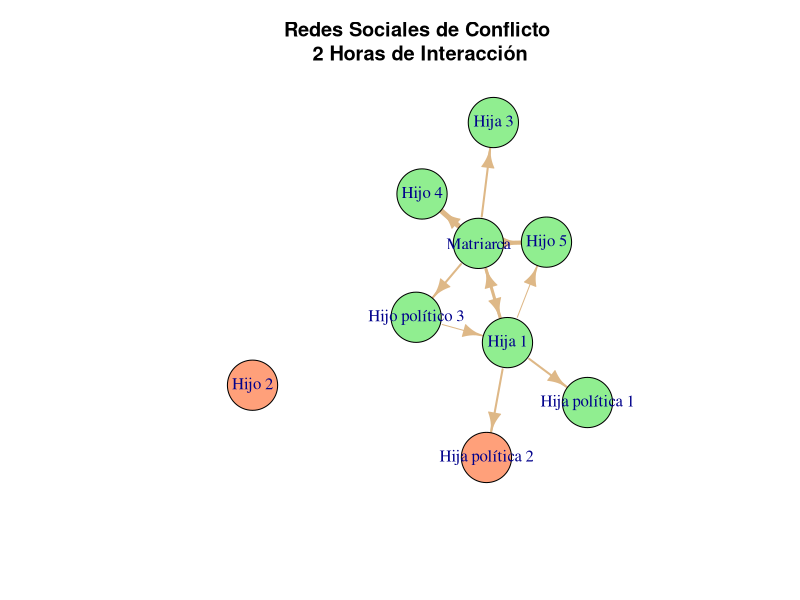

R code for this plot:
#==========================================================================#
#                      Networks: Primer Acercamiento                       #
#                       Redes Sociales de Conflicto                        #          
#==========================================================================#

#=================================#
#### 1. Instalación de paquete ####
#=================================#

# install.packages("igraph")
library(igraph)

#============================#
#### 2. Definición de red ####
#============================#

# Estudio empírico llevado a cabo el día 11/02 de 2024 
# sobre interacciones conflictivas en un círculo familiar

# Id - Personajes:
## 1 - Matriarca
## 2 - Hija 1 (26 años)
## 3 - Hijo 2 (23 años)
## 4 - Hija 3 (21 años)
## 5 - Hijo 4 (10 años)
## 6 - Hijo 5 (5 años)
## 7 - Hija política 1 (23 años)
## 8 - Hija política 2 (23 años)
## 9 - Hijo político 3 (21 años)

## Considerando quién inició la interacción conflictiva y quién la recibió,
## se establece una relación dirigida (dígrafo) en el análisis.

# Definir red
dg <- graph_from_literal(# Incluir todos los individuos
                        1, 2, 3, 4, 5, 6, 7, 8, 9, 
                        # Registrar interacciones 
                        1-+ 2, 1-+ 2, 1-+ 2,
                        1 -+ 4, 1 -+ 4,
                        1 -+ 5, 1 -+ 5, 1 -+ 5, 1 -+ 5, 1 -+ 5,
                        1 -+ 6, 1 -+ 6, 1 -+ 6, 1 -+ 6,
                        1 -+ 9, 1 -+ 9,
                        2 -+ 1, 2 -+ 6, 2 -+ 7, 2 -+ 7, 2 -+ 8, 2 -+ 8, 
                        9 -+ 2, simplify = FALSE)

## Clase
class(dg)

## Identificador
graph_id(dg)

## Vértices
V(dg)

## Orden
vcount(dg)

## Aristas
E(dg)

## Tamaño
ecount(dg)

## ¿Ponderada?
is_weighted(dg)

## ¿Simple?
is_simple(dg)

#===========================#
#### 3. Características ####
#===========================#
# Agregar ponderación
E(dg)$weight <- 1
dg <- simplify(dg, edge.attr.comb = list(weight = "sum"))

# Etiquetas
nombres <- c("Matriarca", "Hija 1", "Hijo 2", "Hija 3", "Hijo 4", "Hijo 5",
             "Hija política 1", "Hija política 2", "Hijo político 3")
V(dg)$name <- nombres

# Atributos
## Sexo
V(dg)$sexo <- c("F", "F", "M", "F", "M", "M",
                "F", "F", "M")

## Edad
V(dg)$edad <- c(46, 26, 23, 21, 10, 5,
                23, 23, 21)

## ¿presente en el momento de la toma de datos?
V(dg)$presente <- c("Sí", "Sí", "No", "Sí", "Sí", "Sí",
                    "Sí", "No", "Sí")

#=====================#
####  4. Gráfica  ####
#====================#
set.seed(12345)
plot(dg, main = "Redes Sociales de Conflicto \n2 Horas de Interacción",
     vertex.size = 30, vertex.color = ifelse(V(dg)$presente == "Sí", "lightgreen", "lightsalmon"),
     edge.width = E(dg)$weight, edge.color = "burlywood")

#============================#
####  5. Matriz Adyacente ####
#============================#
# Convertir a Matriz - Red no dirigida
dg <- as.undirected(dg)

# Crear matriz adyacente
A <- get.adjacency(dg,
                   sparse = FALSE) # Objeto matriz base
print(A)
class(A)

# ¿Simétrica?
isSymmetric(A)

# Versión vectorizada
(V <- A[lower.tri(A)])

#===============================#
####  6. Funciones Ubicación ####
#===============================#
# n = nodos
# i = fila
# j = columna
# k = index en el vector


## FUNCIÓN 1: Ubicación Vector a partir de Matriz

UbiVector <- function(n, i, j) {
  
  if ((i > n) | (j > n)){
    k <- "Operación inválida: i o j supera a n"
    }else{
    
      if (i != j){
      # Longitud del vector
      nK <- n * (n - 1) / 2
      
      # Crear matriz nxn
      matriz <- matrix(data = 0, nrow = n, ncol = n)
      # Crear vector
      vector <- 1:nK
      
      ## TRIANGULAR INFERIOR
      matriz[lower.tri(matriz, diag = FALSE)] <- vector
      ## TRIANGULAR SUPERIOR
      matriz[upper.tri(matriz, diag = FALSE)] <- vector
      
      # Valor en matriz
      k <- matriz[i, j]}else{
        k <- "Operación inválida: No se admiten reflexibidades"
      }
    }
  
  return(k)
}

# Verificación
UbiVector(n = 6, i = 7, j = 3)
UbiVector(n = 6, i = 4, j = 3)
UbiVector(n = 6, i = 3, j = 6)
UbiVector(n = 6, i = 5, j = 5)


## FUNCIÓN 2: Ubicación Matriz a partir de Vector

UbiMatriz <- function(n, k, type = c("both", "upper", "lower")) {
  nK <- n * (n - 1) / 2
  
  if (k > nK)
    return("Operación inválida: k supera la longitud del vector")
  
  if (k <= nK)
    # Crear matriz nxn
    matriz <- matrix(data = 0, nrow = n, ncol = n)
    # Crear vector
    vector <- 1:nK
    
    ## TRIANGULAR INFERIOR
    matriz[lower.tri(matriz, diag = FALSE)] <- vector
    
    ## TRIANGULAR SUPERIOR
    matriz[upper.tri(matriz, diag = FALSE)] <- vector
    
    ## Valores
    ij <- as.data.frame(which(matriz == k, arr.ind = TRUE))
    row.names(ij) <- c("Triangular inferior", "Triangular superior")
    colnames(ij) <- c("i", "j")
    
    ## Return
    if (type == "both")
      return(ij)
    
    if (type == "lower")
      return(ij[1,])
    
    if (type == "upper")
      return(ij[2,])
}

# Verificación
UbiMatriz(n = 6, k = 16, type = "both")
UbiMatriz(n = 6, k = 11, type = "both")
UbiMatriz(n = 6, k = 4, type = "lower")



